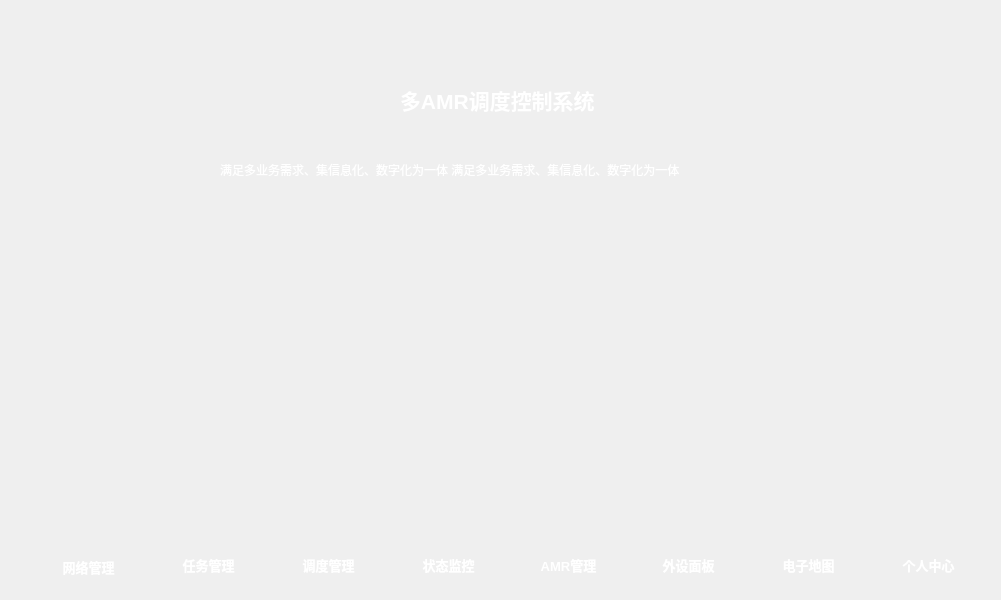
<?xml version="1.0" encoding="UTF-8"?>
<ui version="4.0">
 <class>firstwindow2</class>
 <widget class="QDialog" name="firstwindow2">
  <property name="geometry">
   <rect>
    <x>0</x>
    <y>0</y>
    <width>1001</width>
    <height>600</height>
   </rect>
  </property>
  <property name="windowTitle">
   <string>Dialog</string>
  </property>
  <property name="windowIcon">
   <iconset resource="../res.qrc">
    <normaloff>:/res/1.png</normaloff>:/res/1.png</iconset>
  </property>
  <property name="styleSheet">
   <string notr="true">QDialog{background-image: url(:/res/back(1)1.jpeg);}
QDialog{background-image: url(:/res/back1(1).jpg);}</string>
  </property>
  <widget class="QLabel" name="label">
   <property name="geometry">
    <rect>
     <x>400</x>
     <y>80</y>
     <width>251</width>
     <height>41</height>
    </rect>
   </property>
   <property name="font">
    <font>
     <pointsize>16</pointsize>
     <weight>75</weight>
     <bold>true</bold>
    </font>
   </property>
   <property name="text">
    <string>&lt;html&gt;&lt;head/&gt;&lt;body&gt;&lt;p&gt;&lt;span style=&quot; color:#ffffff;&quot;&gt;多AMR调度控制系统&lt;/span&gt;&lt;/p&gt;&lt;/body&gt;&lt;/html&gt;</string>
   </property>
  </widget>
  <widget class="QLabel" name="label_2">
   <property name="geometry">
    <rect>
     <x>220</x>
     <y>160</y>
     <width>591</width>
     <height>20</height>
    </rect>
   </property>
   <property name="text">
    <string>&lt;html&gt;&lt;head/&gt;&lt;body&gt;&lt;p&gt;&lt;span style=&quot; color:#ffffff;&quot;&gt;满足多业务需求、集信息化、数字化为一体   满足多业务需求、集信息化、数字化为一体&lt;/span&gt;&lt;/p&gt;&lt;/body&gt;&lt;/html&gt;</string>
   </property>
  </widget>
  <widget class="QPushButton" name="pushButton_6">
   <property name="geometry">
    <rect>
     <x>640</x>
     <y>550</y>
     <width>97</width>
     <height>29</height>
    </rect>
   </property>
   <property name="font">
    <font>
     <pointsize>10</pointsize>
     <weight>75</weight>
     <bold>true</bold>
    </font>
   </property>
   <property name="styleSheet">
    <string notr="true">color: rgb(255, 255, 255);</string>
   </property>
   <property name="text">
    <string>外设面板</string>
   </property>
   <property name="flat">
    <bool>true</bool>
   </property>
  </widget>
  <widget class="QPushButton" name="pushButton_2">
   <property name="geometry">
    <rect>
     <x>160</x>
     <y>550</y>
     <width>97</width>
     <height>29</height>
    </rect>
   </property>
   <property name="font">
    <font>
     <pointsize>10</pointsize>
     <weight>75</weight>
     <bold>true</bold>
    </font>
   </property>
   <property name="whatsThis">
    <string>&lt;html&gt;&lt;head/&gt;&lt;body&gt;&lt;p&gt;日志管理&lt;/p&gt;&lt;/body&gt;&lt;/html&gt;</string>
   </property>
   <property name="styleSheet">
    <string notr="true">color: rgb(255, 255, 255);</string>
   </property>
   <property name="text">
    <string>任务管理</string>
   </property>
   <property name="flat">
    <bool>true</bool>
   </property>
  </widget>
  <widget class="QPushButton" name="pushButton_4">
   <property name="geometry">
    <rect>
     <x>400</x>
     <y>550</y>
     <width>97</width>
     <height>29</height>
    </rect>
   </property>
   <property name="font">
    <font>
     <pointsize>10</pointsize>
     <weight>75</weight>
     <bold>true</bold>
    </font>
   </property>
   <property name="styleSheet">
    <string notr="true">color: rgb(255, 255, 255);</string>
   </property>
   <property name="text">
    <string>状态监控</string>
   </property>
   <property name="flat">
    <bool>true</bool>
   </property>
  </widget>
  <widget class="QPushButton" name="pushButton_5">
   <property name="geometry">
    <rect>
     <x>520</x>
     <y>550</y>
     <width>97</width>
     <height>29</height>
    </rect>
   </property>
   <property name="font">
    <font>
     <pointsize>10</pointsize>
     <weight>75</weight>
     <bold>true</bold>
    </font>
   </property>
   <property name="styleSheet">
    <string notr="true">color: rgb(255, 255, 255);</string>
   </property>
   <property name="text">
    <string>AMR管理</string>
   </property>
   <property name="flat">
    <bool>true</bool>
   </property>
  </widget>
  <widget class="QPushButton" name="pushButton">
   <property name="geometry">
    <rect>
     <x>40</x>
     <y>550</y>
     <width>97</width>
     <height>33</height>
    </rect>
   </property>
   <property name="font">
    <font>
     <family>Microsoft YaHei UI</family>
     <pointsize>10</pointsize>
     <weight>75</weight>
     <bold>true</bold>
    </font>
   </property>
   <property name="styleSheet">
    <string notr="true">color: rgb(255, 255, 255);</string>
   </property>
   <property name="text">
    <string>网络管理</string>
   </property>
   <property name="flat">
    <bool>true</bool>
   </property>
  </widget>
  <widget class="QPushButton" name="pushButton_8">
   <property name="geometry">
    <rect>
     <x>880</x>
     <y>550</y>
     <width>97</width>
     <height>29</height>
    </rect>
   </property>
   <property name="font">
    <font>
     <pointsize>10</pointsize>
     <weight>75</weight>
     <bold>true</bold>
    </font>
   </property>
   <property name="styleSheet">
    <string notr="true">color: rgb(255, 255, 255);</string>
   </property>
   <property name="text">
    <string>个人中心</string>
   </property>
   <property name="flat">
    <bool>true</bool>
   </property>
  </widget>
  <widget class="QPushButton" name="pushButton_3">
   <property name="geometry">
    <rect>
     <x>280</x>
     <y>550</y>
     <width>97</width>
     <height>29</height>
    </rect>
   </property>
   <property name="font">
    <font>
     <pointsize>10</pointsize>
     <weight>75</weight>
     <bold>true</bold>
    </font>
   </property>
   <property name="styleSheet">
    <string notr="true">color: rgb(255, 255, 255);</string>
   </property>
   <property name="text">
    <string>调度管理</string>
   </property>
   <property name="flat">
    <bool>true</bool>
   </property>
  </widget>
  <widget class="QPushButton" name="pushButton_7">
   <property name="geometry">
    <rect>
     <x>760</x>
     <y>550</y>
     <width>97</width>
     <height>29</height>
    </rect>
   </property>
   <property name="font">
    <font>
     <pointsize>10</pointsize>
     <weight>75</weight>
     <bold>true</bold>
    </font>
   </property>
   <property name="styleSheet">
    <string notr="true">color: rgb(255, 255, 255);</string>
   </property>
   <property name="text">
    <string>电子地图</string>
   </property>
   <property name="flat">
    <bool>true</bool>
   </property>
  </widget>
  <widget class="QWidget" name="horizontalLayoutWidget">
   <property name="geometry">
    <rect>
     <x>30</x>
     <y>480</y>
     <width>951</width>
     <height>71</height>
    </rect>
   </property>
   <layout class="QHBoxLayout" name="horizontalLayout">
    <item>
     <widget class="QLabel" name="label_8">
      <property name="styleSheet">
       <string notr="true">image: url(:/res/06.png);</string>
      </property>
      <property name="text">
       <string/>
      </property>
     </widget>
    </item>
    <item>
     <widget class="QLabel" name="label_7">
      <property name="styleSheet">
       <string notr="true">image: url(:/res/05.png);</string>
      </property>
      <property name="text">
       <string/>
      </property>
     </widget>
    </item>
    <item>
     <widget class="QLabel" name="label_6">
      <property name="styleSheet">
       <string notr="true">image: url(:/res/04.png);</string>
      </property>
      <property name="text">
       <string/>
      </property>
     </widget>
    </item>
    <item>
     <widget class="QLabel" name="label_10">
      <property name="styleSheet">
       <string notr="true">image: url(:/res/08.png);</string>
      </property>
      <property name="text">
       <string/>
      </property>
     </widget>
    </item>
    <item>
     <widget class="QLabel" name="label_5">
      <property name="styleSheet">
       <string notr="true">image: url(:/res/03.png);</string>
      </property>
      <property name="text">
       <string/>
      </property>
     </widget>
    </item>
    <item>
     <widget class="QLabel" name="label_9">
      <property name="styleSheet">
       <string notr="true">image: url(:/res/07.png);</string>
      </property>
      <property name="text">
       <string/>
      </property>
     </widget>
    </item>
    <item>
     <widget class="QLabel" name="label_4">
      <property name="styleSheet">
       <string notr="true">image: url(:/res/02.png);</string>
      </property>
      <property name="text">
       <string/>
      </property>
     </widget>
    </item>
    <item>
     <widget class="QLabel" name="label_3">
      <property name="styleSheet">
       <string notr="true">image: url(:/res/1.png);
image: url(:/res/01.png);</string>
      </property>
      <property name="text">
       <string/>
      </property>
     </widget>
    </item>
   </layout>
  </widget>
 </widget>
 <resources>
  <include location="../res.qrc"/>
 </resources>
 <connections/>
</ui>
